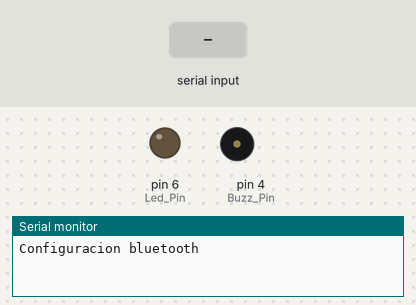
Bench run of a sketch on a simulated Arduino Uno, built with avr-gcc and run on an emulated ATmega328P. Parts: output pins drawn as LEDs (lit = HIGH), buzzer (waves = sounding, pin HIGH), the last lines printed to the serial monitor. The inputs (shaded band) are chosen by the test bench.

Above: at 1.2 s.
1.3 s: "S" received over Serial
At 2.1 s:
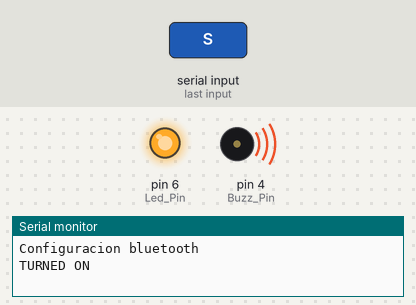
Timing chart, 0 to 4.3 s (numbered marks = the images above; inputs shaded):
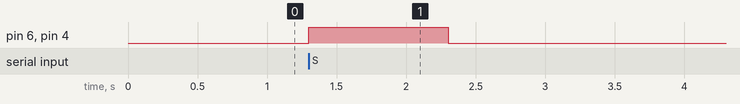

The sketch:

sketch.ino
```cpp
#include <SoftwareSerial.h>


int Buzz_Pin = 4;
int Led_Pin = 6;
char input = 'a';

SoftwareSerial Blue(2,3);

void setup()

{

// Initialization of Serials and Pin Mode

Serial.begin(9600);
Blue.begin(9600);
pinMode(Buzz_Pin,OUTPUT);
pinMode(Led_Pin, OUTPUT);

// Setup Completed

Serial.println("Configuracion bluetooth");

}

void loop()

{
  // At the Start of the loop making output low
  digitalWrite(Buzz_Pin,LOW);
digitalWrite(Led_Pin,LOW);
  //Loop will run only if there any msg.
  while(Serial.available() > 0 ){
      //Reading msg from the Mobile device
  input = Serial.read();
       //SOS Message will be sent from Mobile device
    if(input == 'S'){
      digitalWrite(Led_Pin,HIGH);
      digitalWrite(Buzz_Pin,HIGH);
          Serial.println("TURNED ON");
      delay(1000);
  }
}
}
```

Measured:
- after the input at 1.3 s, pin 6 (Led_Pin), pin 4 (Buzz_Pin): LOW → HIGH at once, → LOW 1.0 s later
